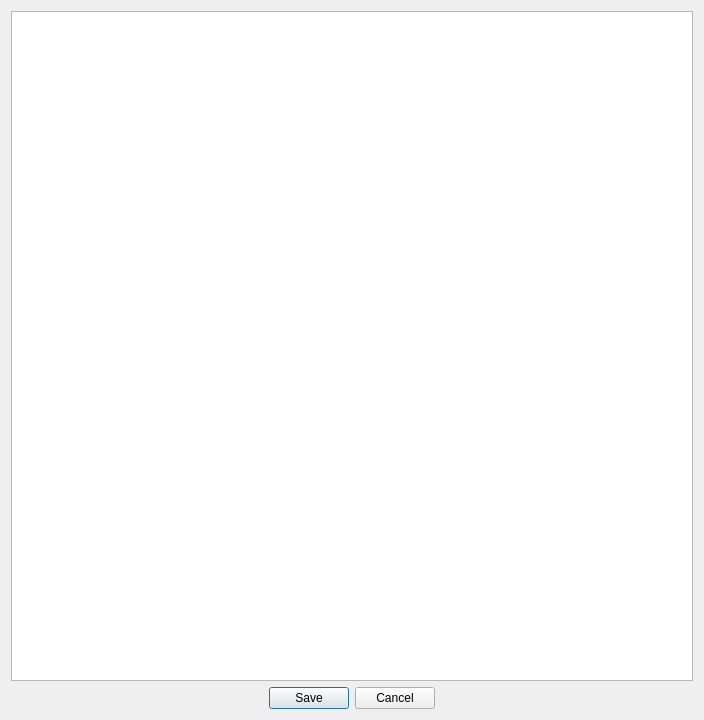
<?xml version="1.0" encoding="UTF-8"?>
<ui version="4.0">
 <class>Form</class>
 <widget class="QWidget" name="Form">
  <property name="geometry">
   <rect>
    <x>0</x>
    <y>0</y>
    <width>704</width>
    <height>720</height>
   </rect>
  </property>
  <property name="windowTitle">
   <string>Form</string>
  </property>
  <layout class="QVBoxLayout" name="verticalLayout">
   <item>
    <widget class="QTextEdit" name="textEdit">
     <property name="accessibleName">
      <string>Therapy plan</string>
     </property>
    </widget>
   </item>
   <item>
    <widget class="QDialogButtonBox" name="buttonBox">
     <property name="focusPolicy">
      <enum>Qt::StrongFocus</enum>
     </property>
     <property name="standardButtons">
      <set>QDialogButtonBox::Cancel|QDialogButtonBox::Save</set>
     </property>
     <property name="centerButtons">
      <bool>true</bool>
     </property>
    </widget>
   </item>
  </layout>
 </widget>
 <resources/>
 <connections>
  <connection>
   <sender>buttonBox</sender>
   <signal>accepted()</signal>
   <receiver>Form</receiver>
   <slot>save()</slot>
   <hints>
    <hint type="sourcelabel">
     <x>351</x>
     <y>698</y>
    </hint>
    <hint type="destinationlabel">
     <x>351</x>
     <y>359</y>
    </hint>
   </hints>
  </connection>
 </connections>
 <slots>
  <slot>save()</slot>
 </slots>
</ui>
